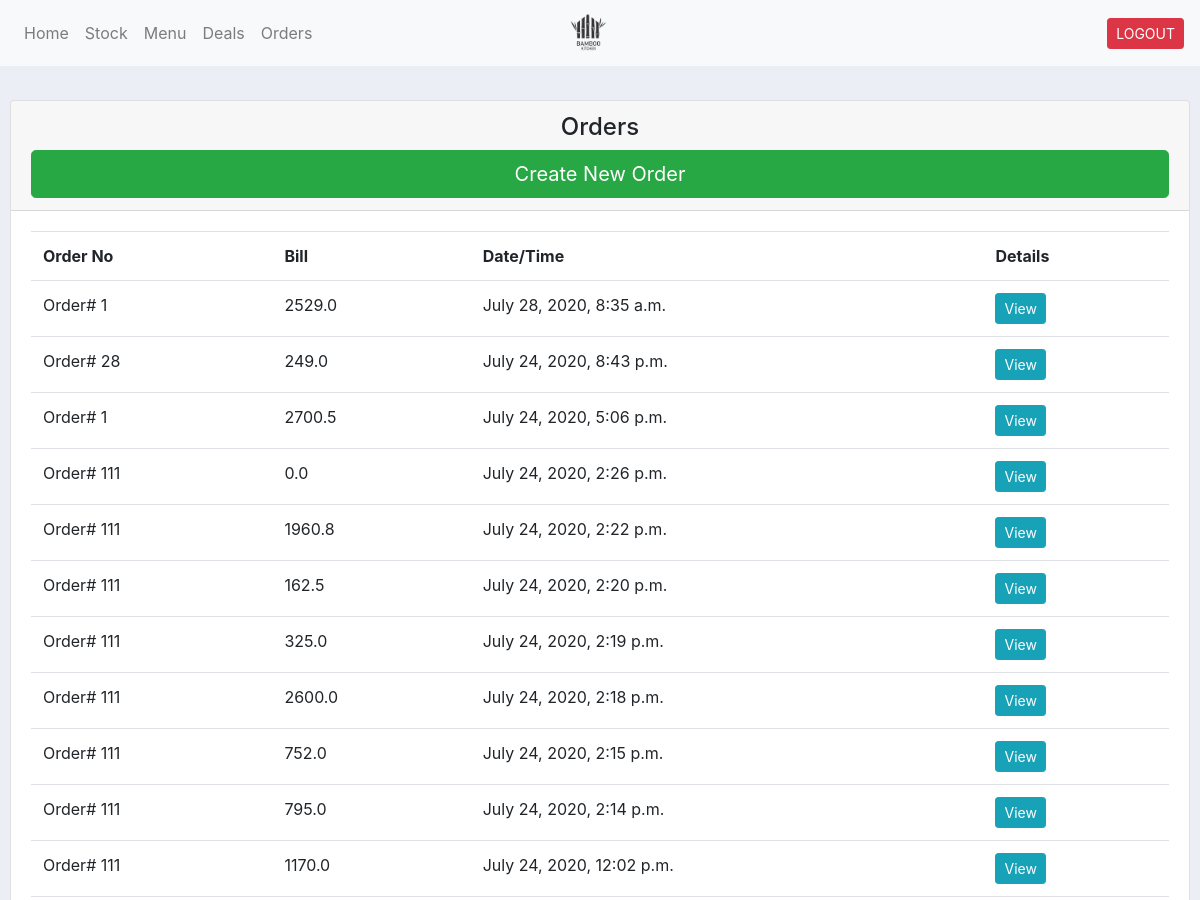
The page /orders/ (signed in, upper part) on the database as committed earlier.
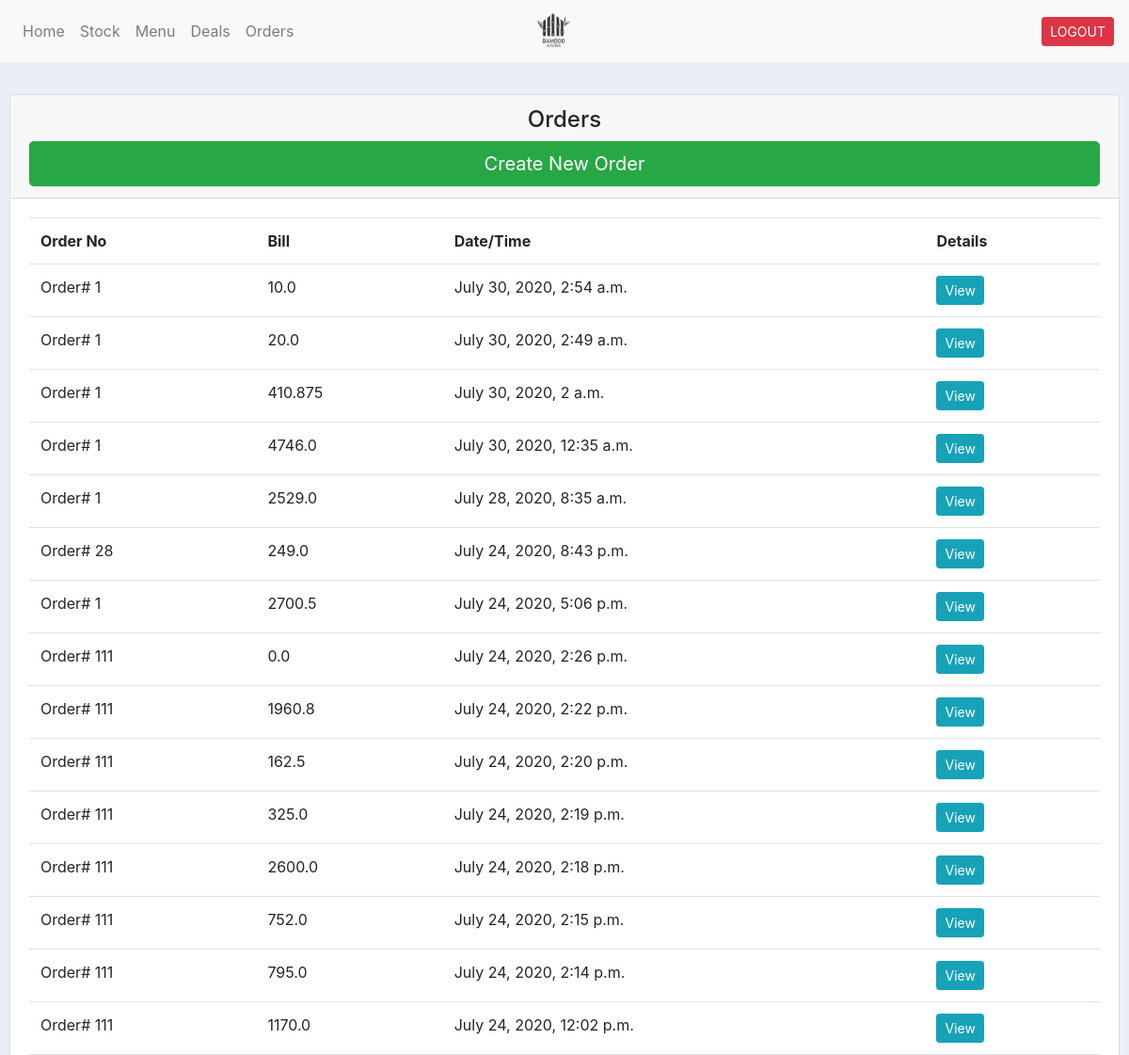
The same page on the database as committed later.
### bk_app/models.py (models this page shows, shortened)
class Order(models.Model):
    STATUS = (
        ('Dine In', 'Dine In'),
        ('Takeaway', 'Takeaway'),
    )
    no = models.PositiveIntegerField(default=111, null=True, blank=True)
    order_taker_name = models.CharField(max_length=50, null=True, blank=True)
    status = models.CharField(max_length=20, default='Dine In', choices=STATUS)
    charges = models.FloatField(default=1.0)
    bill = models.FloatField(default=1.0)
    discount = models.FloatField(default=0.0, null=True)
    date_created = models.DateTimeField(auto_now_add=True, null=True)
    add_by = models.ForeignKey(User, null=True, on_delete=models.DO_NOTHING)
    class Meta:
        ordering = ['-date_created']

### bk_app/views.py (the view)
# urls.py: path('orders/', views.orders, name='orders'),
@login_required(login_url='login')
def orders(request):
    all_orders = Order.objects.all()
    current_orders = Order.objects.filter(date_created__day=timezone.now().day).count()
    context = {'orders': all_orders}
    return render(request, 'bk_app/orders.html', context)

### bk_app/templates/bk_app/orders.html
{% extends 'bk_app/main.html' %}
{% load static %}
{% block content %}
    <br/>
    <div class="row">
        <div class="col">
            <div class="card" style="margin: 10px">
                <div class="card-header text-center">
                    <h4>Orders</h4>
                    <a class="btn btn-lg btn-success btn-block" href="{% url 'add_order' %}">Create New Order</a>
                </div>
                <div class="card-body" style="height: 75vh; overflow:auto;">
                    <table class="table table-md">
                        <tr>
                            <th>Order No</th>
                            <th>Bill</th>
                            <th>Date/Time</th>
                            <th>Details</th>
                        </tr>
                        {% for order in orders %}
                            <tr>
                                <td>Order# {{ order.no }}</td>
                                <td>{{ order.bill }}</td>
                                <td>{{ order.date_created }}</td>
                                <td><a class="btn btn-sm btn-info" href="{% url 'view_order' order.id %}">View</a></td>
                            </tr>
                        {% endfor %}
                    </table>
                </div>
            </div>
        </div>
    </div>
{% endblock %}

Rows that differ between the two databases and show on the page:
added Order: no "1", bill "10.0", date_created "July 30, 2020, 2:54 a.m."
added Order: no "1", bill "20.0", date_created "July 30, 2020, 2:49 a.m."
added Order: no "1", bill "410.875", date_created "July 30, 2020, 2 a.m."
added Order: no "1", bill "4746.0", date_created "July 30, 2020, 12:35 a.m."
